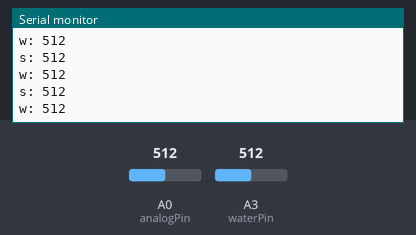
This sketch was run on a simulated Arduino Uno, built with avr-gcc and run on an emulated ATmega328P. Parts: the last lines printed to the serial monitor. The inputs (shaded band) are chosen by the test bench; at power-on: A0 (analogPin) = 512, A3 (waterPin) = 512.

Above: at 1.2 s.
1.3 s: A0 (analogPin) set to 716
At 1.86 s:
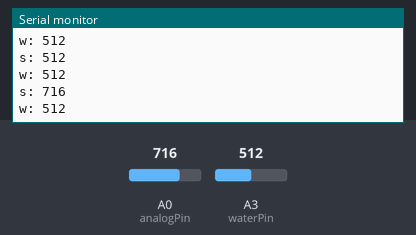
2.8 s: A3 (waterPin) set to 716
At 3.06 s:
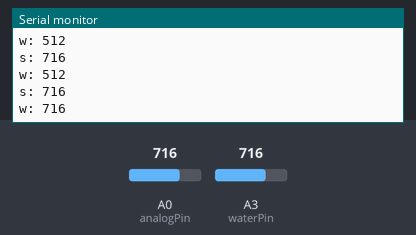
4.3 s: A0 (analogPin) set to 900
At 4.67 s:
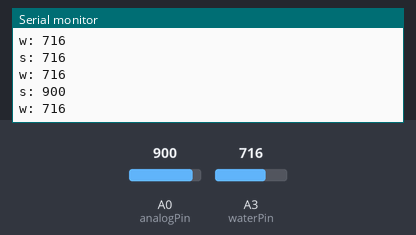
5.8 s: A3 (waterPin) set to 900
At 6.27 s:
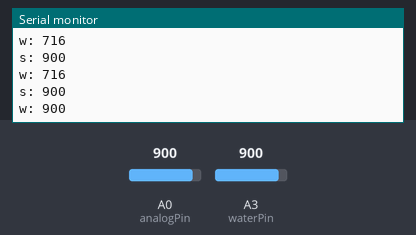
Timing chart, 0 to 8.3 s (numbered marks = the images above; inputs shaded):
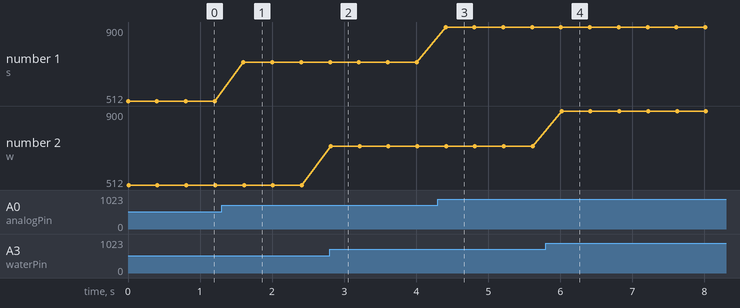

Measured:
- after the input at 1.3 s, the serial monitor: prints a new line after 0.30 s (image 1)
- after the input at 2.8 s, the serial monitor: prints a new line at once (image 2)
- after the input at 4.3 s, the serial monitor: prints a new line after 0.11 s (image 3)
- after the input at 5.8 s, the serial monitor: prints a new line after 0.22 s (image 4)
- plotted number 1: 512 → 716 after the input at 1.3 s, 716 → 900 after the input at 4.3 s

The sketch:

s_w_sensor.ino
```cpp
int analogPin = A0;

int waterPin = A3;

void setup(){ //lcd.begin(16, 2);
  Serial.begin(9600); // open serial port, set the baud rate to 9600 bps
}
void loop(){
      int val;
      int value;

      val = analogRead(analogPin);
      Serial.print("s: ");
      Serial.println(val);

     value = analogRead(waterPin);
     Serial.print("w: ");
     Serial.println(value);

delay(400);}
```
